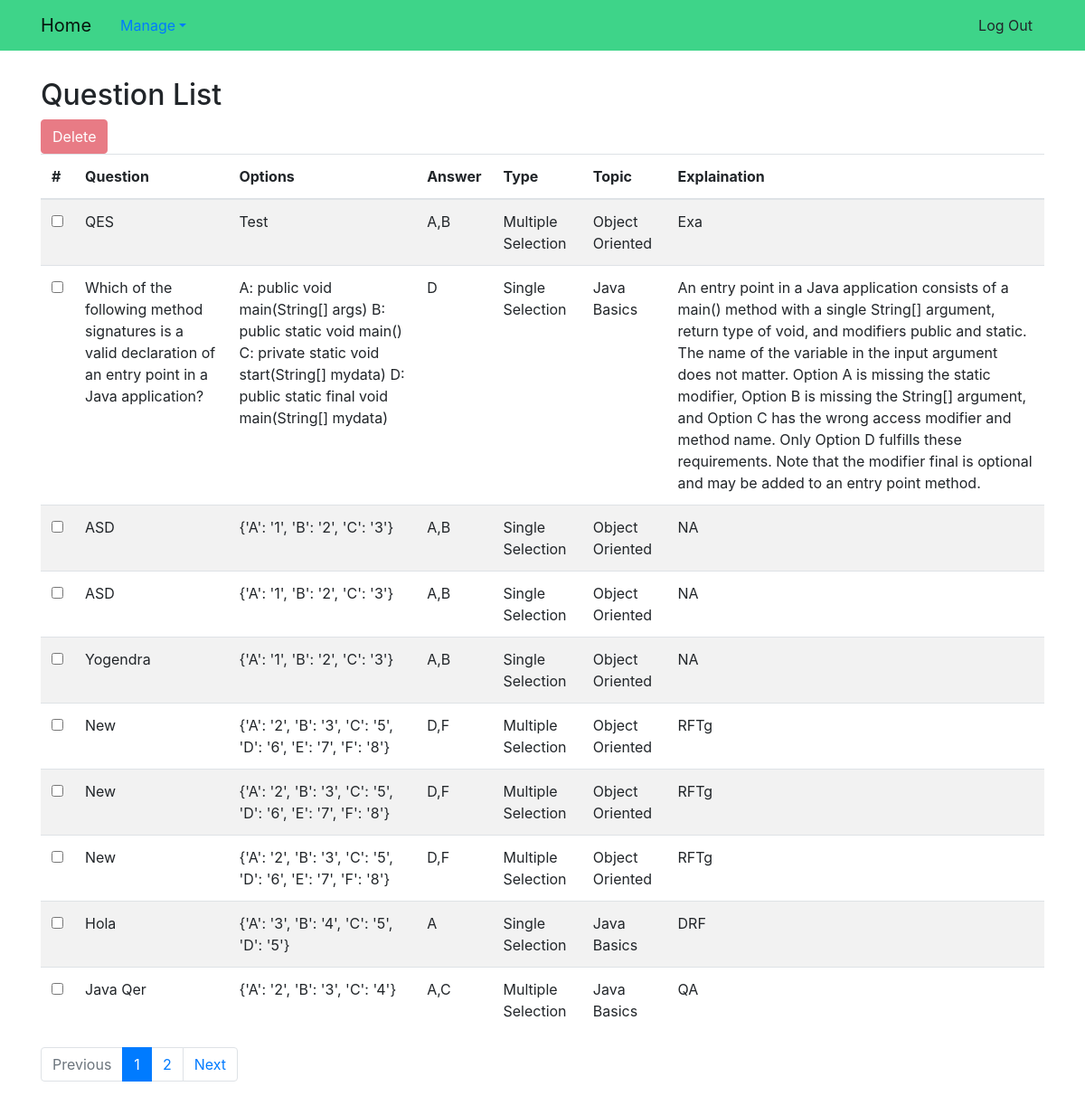
The app's page /questions/ (signed in), older data.
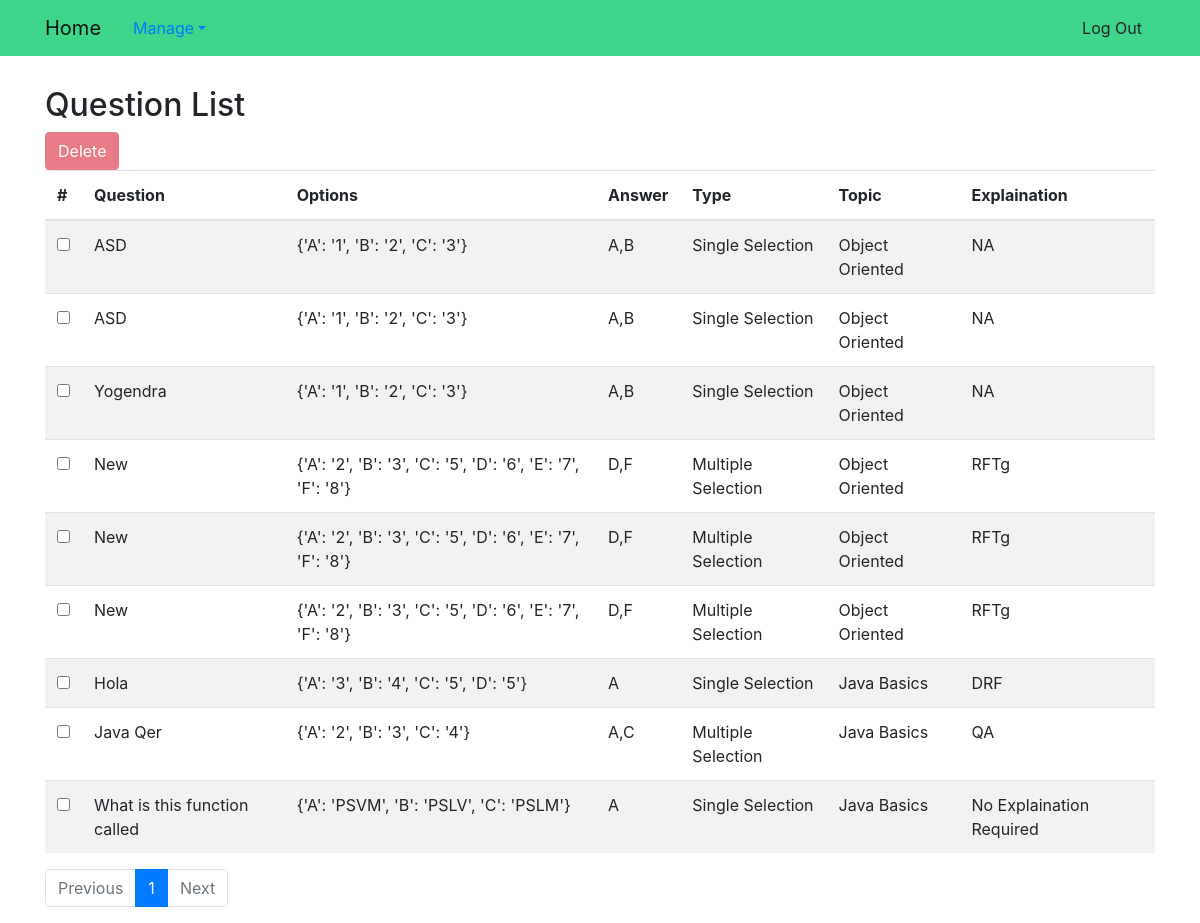
The same page, newer data.
### exam_app/models.py (models this page shows, shortened)
class Question(models.Model):
    QUESTION_TYPES = (
        ('M', 'Multiple Selection'),
        ('S', 'Single Selection')
    )
    question = models.TextField()
    options = models.TextField()  # Store Dict of applicable choices
    answer = models.TextField()  # Store List of applicable choices
    _question_type = models.CharField(max_length=1, choices=QUESTION_TYPES)
    topic = models.ForeignKey(Topic, on_delete=models.CASCADE)
    explaination = models.TextField()
    def question_type(self):
        return (dict(self.QUESTION_TYPES))[self._question_type]

class Topic(models.Model):
    name = models.CharField(max_length=1024, unique=True)
    def __str__(self):
        return self.name

### exam_app/views.py (the view)
# urls.py: url('^questions/$', views.ListQuestionView.as_view(), name='questions'),
class ListQuestionView(SuperUserRequiredMixin, ListView):
    model = models.Question
    paginate_by = 10
    def get_queryset(self):
        exam_id = self.request.GET.get("exam_id")
        if exam_id != '' and exam_id != None:
            return models.Question.objects.filter(exam=exam_id).order_by('pk')
        else:
            return models.Question.objects.all().order_by('pk')

### exam_app/views.py (called while the page is built)
    def test_func(self):
        return self.request.user.is_superuser

### exam_app/templates/exam_app/question_list.html (shortened to what this page needs)
{% extends "base.html" %}
{% block body_block %}
<h2>Question List</h2>
<div class="toolbar">
    <form id="form-btn" name="form-btn" action="/question/delete/" method="POST">
        <button id="remove" class="btn btn-danger" disabled onclick="remove()">Delete</button>
    </form>
</div>
<table id="table" class="table table-striped">
    <thead>
        <tr>
            <th scope="col" data-checkbox="true">#</th>
            <th scope="col">Question</th>
            <th scope="col">Options</th>
            <th scope="col">Answer</th>
            <th scope="col">Type</th>
            <th scope="col">Topic</th>
            <th scope="col">Explaination</th>
        </tr>
    </thead>
    <tbody>
        {% for question in question_list %}
        <tr>
            <th scope="row">
                <input type="checkbox" class="largerCheckbox" id="{{ question.pk}}" onchange="setSelection(this)">
            </th>
            <td>{{ question.question}}</td>
            <td>{{ question.options}}</td>
            <td>{{ question.answer}}</td>
            <td>{{ question.question_type}}</td>
            <td>{{ question.topic}}</td>
            <td>{{ question.explaination}}</td>
        </tr>
        {% empty %}
        <tr>
            <td colspan="7">No Question Found</td>
        </tr>
        {% endfor %}
    </tbody>
</table>
<nav aria-label="PageNavigation" class="page-nav">
    <ul class="pagination">
        {% if page_obj.has_previous %}
        <li class="page-item ">
            <a class="page-link" href="?page={{ page_obj.previous_page_number }}" tabindex="-1">Previous</a>
        </li>
        {% else %}
        <li class="page-item disabled">
            <a class="page-link" href="#" tabindex="-1">Previous</a>
        </li>
        {% endif %}
        {% for num in page_obj.paginator.page_range %}
        {% if page_obj.number == num %}
        <li class="page-item active"><a class="page-link" href="?page={{ num }}">{{num}}</a>
        </li>
        {% elif num > page_obj.number|add:'-3' and num < page_obj.number|add:'3' %}
        <li class="page-item"><a class="page-link" href="?page={{ num }}">{{num}}</a></li>
        {% endif %}
        {% endfor %}
        {% if page_obj.has_next %}
        <li class="page-item">
            <a class="page-link" href="?page={{ page_obj.next_page_number }}">Next</a>
        </li>
        {% else %}
        <li class="page-item disabled">
            <a class="page-link" href="#">Next</a>
        </li>
        {% endif %}
    </ul>
</nav>
{% endblock %}

Row changes from the older to the newer data that the page shows:
removed Question: question "QES", options "Test", answer "A,B", question_type "Multiple Selection", topic "Object Oriented", explaination "Exa"
removed Question: question "Which of the following method signatures is a valid declaration of an entry point in a Java application?", options "A: public void main(String[] args) B: public static void main() C: private static void start(String[] mydata) D: public static final void main(String[] mydata)", answer "D", question_type "Single Selection", topic "Java Basics", explaination "An entry point in a Java application consists of a main() method with a single String[] argument, return type of void, and modifiers public and static. The name of the variable in the input argument does not matter. Option A is missing the static modifier, Option B is missing the String[] argument, and Option C has the wrong access modifier and method name. Only Option D fulfills these requirements. Note that the modifier final is optional and may be added to an entry point method."
now on this page (row unchanged): Question: question "What is this function called", options "{'A': 'PSVM', 'B': 'PSLV', 'C': 'PSLM'}", answer "A", question_type "Single Selection", topic "Java Basics", explaination "No Explaination Required"
Text that changed along with them:
list line gone: "2"
